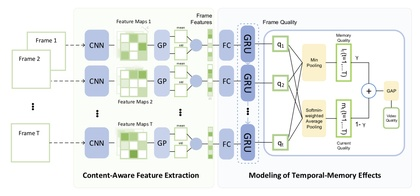
%> input picture src/llve/metrics/VSFA/Framework.jpg, 420 x 196 px, shrunk from 1920 x 896 before the run
$ octave --eval "result = CCF(imread('../VSFA/Framework.jpg'));"   (GNU Octave 9; MATLAB toolbox functions it lacks are replaced by stand-ins)
%> lines starting %> are read from the running program, lines starting %| are printed output that depends on the picture
%> in CCF, `beta = 0.5*(RR+GG)-BB;`:
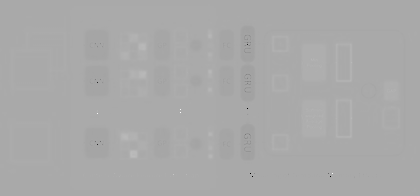
%> beta: size 196x420 double; min -6.66, max 3.34, mean -4.85e-15; drawn with min black and max white
%> in CCF, `mu_alpha=mean(mean(alpha));`: mu_alpha = -9.24e-15
%> in CCF, `mu_beta=mean(mean(beta));`: mu_beta = -4.85e-15
%> in CCF, `var_alpha=var(var(alpha));`: var_alpha = 0.00256
%> in CCF, `var_beta=var(var(beta));`: var_beta = 0.00121
%> in CCF, `CCF_colorfulness=1000*((sqrt(var_alpha+var_beta)+0.3*sqrt(mu_alpha*mu_..`: CCF_colorfulness = 0.717
### src/llve/metrics/PCQI/CCFcontrast.m
function [metric] = CCFcontrast(A)
T = 0.002;
A = double(A);
[m,n] = size(A);
%> m = 196; n = 420
rb = 64;
rc = 64;
count = 1;


for i=1:floor(m/rb)

    for j=1:floor(n/rc)

        row = rb*(i-1)+1:rb*i;
        col = rc*(j-1)+1:rc*j;
        A_temp = A(row,col);
        % check if block to be processed

        decision = get_edgeblocks_mod(A_temp,T);

        if (decision==1)
           contrast_JNB(count) = blkproc(A_temp,[rb rc],@get_contrast_block);
           count = count + 1;
        end

    end
end
%> after the loop, contrast_JNB = 18 values, max 41.45 at index 16, min 13.63 at index 7, mean 30.42; count = 19

blockrow = floor(m/rb);
%> blockrow = 3
blockcol = floor(n/rc);
%> blockcol = 6
L = blockrow*blockcol;
%> L = 18
metric = (sum(contrast_JNB))/L;
%> metric = 30.42

%
% [10 lines left out: function get_edgeblocks_mod, not called in this run]

%
% [4 lines left out: function get_contrast_block, not called in this run]

### src/llve/metrics/PCQI/FADE.m
function [D, D_map] = FADE(I)
    % Input: a test image, I
    % Output: perceptual fog density D and fog density map D_map
    % Detail explanation:
    % L. K. Choi, J. You, and A. C. Bovik, "Referenceless Prediction of Perceptual Fog Density and Perceptual Image Defogging",
    % IEEE Transactions on Image Processing, to appear (2015).

    %% Basic setup
            ps                      = 8;                                            % patch size 8 x 8 pixels
        % Size of a test image for checking possilbe distinct patches
            [row, col, dim]           = size(I);
%> row = 196; col = 420; dim = 3
            patch_row_num           = floor(row/ps);
%> patch_row_num = 24
            patch_col_num           = floor(col/ps);
%> patch_col_num = 52
            I                       = I(1:patch_row_num*ps,1:patch_col_num*ps,1:3);
            [row, col, dim]           = size(I);
%> row = 192; col = 416
            patch_row_num           = floor(row/ps);
            patch_col_num           = floor(col/ps);
            I                       = I(1:patch_row_num*ps,1:patch_col_num*ps,1:3);
        % RGB and gray channel
            R                       = double(I(:,:,1));                             % Red
%> R: size 192x416 double
            G                       = double(I(:,:,2));                             % Green
%> G: size 192x416 double
            B                       = double(I(:,:,3));                             % Blue
%> B: size 192x416 double
            Ig                      = double(rgb2gray(I));                          % Gray
        % Dark channel prior image: Id, pixel-wise, scaled to [0 1]
            Irn                     = R./255;
            Ign                     = G./255;
            Ibn                     = B./255;
            Id                      = min(min(Irn,Ign),Ibn);
        % HSV color space: saturation image: Is
            I_hsv                   = rgb2hsv(I);
%> I_hsv: size 192x416x3 double; mean H, S, V 0.305, 0.0434, 0.955
            Is                      = I_hsv(:,:,2);
        % MSCN
            MSCN_window             = fspecial('gaussian',7,7/6);
            MSCN_window             = MSCN_window/sum(sum(MSCN_window));
            warning('off');
            mu                      = imfilter(Ig,MSCN_window,'replicate');
            mu_sq                   = mu.*mu;
            sigma                   = sqrt(abs(imfilter(Ig.*Ig,MSCN_window,'replicate') - mu_sq));
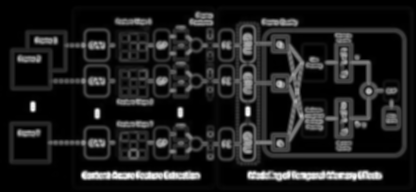
%> sigma: size 192x416 double; min 4.67e-06, max 97.77, mean 11.6; drawn with min black and max white
            MSCN                    = (Ig-mu)./(sigma+1);
            cv                      = sigma./mu;
        % rg and by channel
            rg                      = R-G;
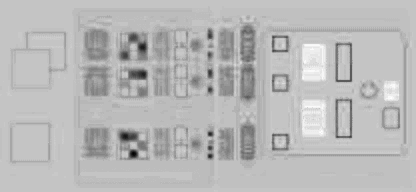
%> rg: size 192x416 double; min -47, max 14, mean -2.69; drawn with min black and max white
            by                      = 0.5*(R+G)-B;
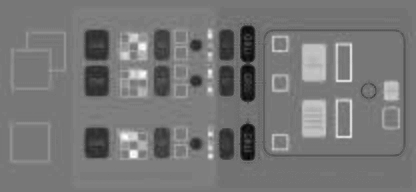
%> by: size 192x416 double; min -67.5, max 77, mean -0.1; drawn with min black and max white

    %% Fog aware statistical feature extraction
        % f1
            MSCN_var                = reshape(var(im2col(MSCN, [ps ps], 'distinct'), "omitnan"),[row col]/ps);
        % f2,f3
            MSCN_V_pair_col         = im2col((MSCN.*circshift(MSCN,[1 0])),[ps ps], 'distinct'); %vertical
            MSCN_V_pair_col_temp1   = MSCN_V_pair_col; MSCN_V_pair_col_temp1(MSCN_V_pair_col_temp1>0)=NaN;
%> after `MSCN_V_pair_col_temp1(MSCN_V_pair_col_temp1>0)=NaN`:
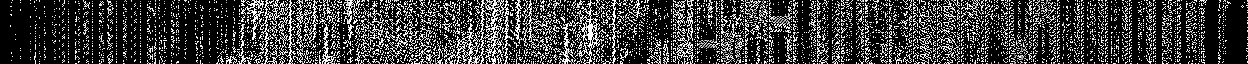
%> MSCN_V_pair_col_temp1: size 64x1248 double; 74.37% of the values are NaN or infinite; the others: min -2.25, max 0, mean -0.182; drawn with min black, max white, NaN and infinite black
            MSCN_V_pair_col_temp2   = MSCN_V_pair_col; MSCN_V_pair_col_temp2(MSCN_V_pair_col_temp2<0)=NaN;
%> after `MSCN_V_pair_col_temp2(MSCN_V_pair_col_temp2<0)=NaN`:
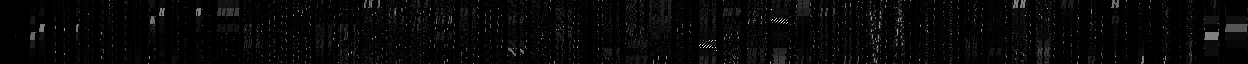
%> MSCN_V_pair_col_temp2: size 64x1248 double; 23.38% of the values are NaN or infinite; the others: min 0, max 3.32, mean 0.135; drawn with min black, max white, NaN and infinite black
            MSCN_V_pair_L_var       = reshape(var(MSCN_V_pair_col_temp1, "omitnan"),[row col]/ps);
            MSCN_V_pair_R_var       = reshape(var(MSCN_V_pair_col_temp2, "omitnan"),[row col]/ps);
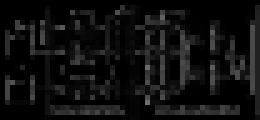
%> MSCN_V_pair_R_var: size 24x52 double (shown 5 times larger); min 1.31e-85, max 0.423, mean 0.0611
        % f4
            Mean_sigma              = reshape(mean(im2col(sigma, [ps ps], 'distinct')),[row col]/ps);
        % f5
            Mean_cv                 = reshape(mean(im2col(cv, [ps ps], 'distinct')),[row col]/ps);
        % f6, f7, f8
            [CE_gray CE_by CE_rg]   = CE(I);
            Mean_CE_gray            = reshape(mean(im2col(CE_gray, [ps ps], 'distinct')),[row col]/ps);
            Mean_CE_by              = reshape(mean(im2col(CE_by, [ps ps], 'distinct')),[row col]/ps);
            Mean_CE_rg              = reshape(mean(im2col(CE_rg, [ps ps], 'distinct')),[row col]/ps);
        % f9
            IE_temp                 = num2cell(im2col(uint8(Ig), [ps ps], 'distinct'),1);
            IE                      = reshape(cellfun(@entropy,IE_temp),[row col]/ps);
        % f10
            Mean_Id                 = reshape(mean(im2col(Id, [ps ps], 'distinct')),[row col]/ps);
        % f11
            Mean_Is                 = reshape(mean(im2col(Is, [ps ps], 'distinct')),[row col]/ps);
        % f12
            CF                      = reshape(sqrt(std(im2col(rg, [ps ps], 'distinct')).^2 + std(im2col(by, [ps ps], 'distinct')).^2) + 0.3* sqrt(mean(im2col(rg, [ps ps], 'distinct')).^2 + mean(im2col(by, [ps ps], 'distinct')).^2),[row col]/ps);
        feat                        = [MSCN_var(:) MSCN_V_pair_R_var(:) MSCN_V_pair_L_var(:) Mean_sigma(:) Mean_cv(:) Mean_CE_gray(:) Mean_CE_by(:) Mean_CE_rg(:) IE(:) Mean_Id(:) Mean_Is(:) CF(:)];
        feat                        = log(1 + feat);

    %% MVG model distance
        %Df (foggy level distance) for each patch
        % load natural fogfree image features (mu, cov)
            load('natural_fogfree_image_features_ps8.mat');
        % test param for each patch
            mu_fog_param_patch      = feat;
            cov_fog_param_patch     = var(feat', "omitnan")';
        % Distance calculation - includes intermediate steps
            feature_size            = size(feat,2);
            mu_matrix               = repmat(mu_fogfreeparam, [size(feat,1),1]) - mu_fog_param_patch;
            cov_temp1               = [];
            cov_temp1(cumsum(feature_size.*ones(1,length(cov_fog_param_patch))))=1;
            cov_temp2               = cov_fog_param_patch(cumsum(cov_temp1)-cov_temp1+1,:);
            cov_temp3               = repmat(cov_temp2, [1,feature_size]);
            cov_temp4               = repmat(cov_fogfreeparam,[length(cov_fog_param_patch),1]);
            cov_matrix              = (cov_temp3 + cov_temp4)/2;
        % cell computation
            mu_cell                 = num2cell(mu_matrix,2);
            cov_cell                = mat2cell(cov_matrix, feature_size*ones(1, size(mu_matrix,1)),feature_size);
            mu_transpose_cell       = num2cell(mu_matrix',1);
        % foggy level computation
            distance_patch          = sqrt(cell2mat(cellfun(@mtimes,cellfun(@mrdivide,mu_cell,cov_cell, 'UniformOutput',0),mu_transpose_cell', 'UniformOutput',0)));
            Df                      = mean(distance_patch, 'omitnan');   % Mean_distance_patch
            Df_map                  = reshape(distance_patch,[row,col]/ps);
            clear mu_matrix cov_matrix mu_cell cov_cell mu_transpose_cell distance_patch

        %Dff
        % load natural foggy image features (mu, cov)
            load('natural_foggy_image_features_ps8.mat');
        % calculation of distance - includes intermediate steps
            mu_matrix               = repmat(mu_foggyparam,  [size(feat,1),1]) - mu_fog_param_patch;
            cov_temp5               = repmat(cov_foggyparam,[length(cov_fog_param_patch),1]);
            cov_matrix              = (cov_temp3 + cov_temp5)/2;
        % cell computation
            mu_cell                 = num2cell(mu_matrix,2);
            cov_cell                = mat2cell(cov_matrix, feature_size*ones(1, size(mu_matrix,1)),feature_size);
            mu_transpose_cell       = num2cell(mu_matrix',1);
        % fog-free level computation
            distance_patch          = sqrt(cell2mat(cellfun(@mtimes,cellfun(@mrdivide,mu_cell,cov_cell, 'UniformOutput',0),mu_transpose_cell', 'UniformOutput',0)));
            Dff                     = mean(distance_patch, 'omitnan');   % Mean_distance_patch
            Dff_map                 = reshape(distance_patch,[row,col]/ps);
            clear mu_matrix cov_matrix mu_cell cov_cell mu_transpose_cell
    %% Perceptual fog density and density map
        D                           = Df/(Dff+1);
        D_map                       = Df_map./(Dff_map+1);
end

### src/llve/metrics/PCQI/CE.m
function [CE_gray, CE_by, CE_rg] = CE(I)

% Input
    % I: input image
% Output
    % Perceived Contrast Energy for gray, blue-yellow, red-green color channels

% parameters
    % In this code, I followed Groen's experiment [28]: fixed sigma, weight, t1, t2,and t3
    % sigma: 0.16 degree =~ 3.25pixel, filter windows =~ 20 x 20 = (-3.25*3:1:3.25*3)
    % semisaturation: 0.1
    % t1, t2, t3 follows the EmpiricalNoiseThreshold used in [28]


    % Basic parameters
    sigma               = 3.25;
    semisaturation      = 0.1;
    t1                  = 9.225496406318721e-004 *255; %0.2353; %
    t2                  = 8.969246659629488e-004 *255; %0.2287; %
    t3                  = 2.069284034165411e-004 *255; %0.0528; %
    border_s            = 20;

    % Gaussian & LoG & Retification, Normalization(?)
    break_off_sigma     = 3;
    filtersize          = break_off_sigma*sigma;
    x                   = -filtersize:1:filtersize;
    Gauss               = 1/(sqrt(2 * pi) * sigma)* exp((x.^2)/(-2 * sigma * sigma) );
    Gauss               = Gauss./(sum(Gauss));
    Gx                  = (x.^2/sigma^4-1/sigma^2).*Gauss;  %LoG
    Gx                  = Gx-sum(Gx)/size(x,2);
    Gx                  = Gx/sum(0.5*x.*x.*Gx);

    % Color conversion
    I                 = double(I);
%> I: size 192x416x3 double
    R                   = I(:,:,1);
    G                   = I(:,:,2);
    B                   = I(:,:,3);
    gray                = 0.299*R + 0.587*G + 0.114*B;
    by                  = 0.5*R + 0.5*G - B  ;
    rg                  = R - G;
    [row col dim]       = size(I);
%> row = 192; col = 416; dim = 3
    CE_gray             = double(zeros(row, col));
    CE_by               = double(zeros(row, col));
    CE_rg               = double(zeros(row, col));

    % CE_Gray
%> the run ends on the next line
    gray_temp1          = border_in(gray,border_s);
    Cx_gray             = conv2(gray_temp1, Gx, 'same');
    Cy_gray             = conv2(gray_temp1, Gx','same');
    C_gray_temp2        = sqrt(Cx_gray.^2+Cy_gray.^2);
    C_gray              = border_out(C_gray_temp2,border_s);
    R_gray              = (C_gray.*max(C_gray(:)))./(C_gray+(max(C_gray(:))*semisaturation));
    R_gray_temp1        = R_gray - t1;
    index1              = find(R_gray_temp1 > 0.0000001);
    CE_gray(index1)     = R_gray_temp1(index1);

    % CE_by
    by_temp1            = border_in(by,border_s);
    Cx_by               = conv2(by_temp1, Gx, 'same');
    Cy_by               = conv2(by_temp1, Gx','same');
    C_by_temp2          = sqrt(Cx_by.^2+Cy_by.^2);
    C_by                = border_out(C_by_temp2,border_s);
    R_by                = (C_by.*max(C_by(:)))./(C_by+(max(C_by(:))*semisaturation));
    R_by_temp1          = R_by - t2;
    index2              = find(R_by_temp1 > 0.0000001);
    CE_by(index2)       = R_by_temp1(index2);

    % CE_rg
    rg_temp1            = border_in(rg,border_s);
    Cx_rg               = conv2(rg_temp1, Gx, 'same');
    Cy_rg               = conv2(rg_temp1, Gx','same');
    C_rg_temp2          = sqrt(Cx_rg.^2+Cy_rg.^2);
    C_rg                = border_out(C_rg_temp2,border_s);
    R_rg                = (C_rg.*max(C_rg(:)))./(C_rg+(max(C_rg(:))*semisaturation));
    R_rg_temp1          = R_rg - t3;
    index3              = find(R_rg_temp1 > 0.0000001);
    CE_rg(index3)       = R_rg_temp1(index3);

### src/llve/metrics/PCQI/CCF.m
function [quality] = CCF(im)

%-------------CCF_colorfulness -----------------
    imColor = double(im)/255;

    R = imColor(:,:,1);
    G = imColor(:,:,2);
    B = imColor(:,:,3);

    RR = log(R+0.00001) - mean2(log(R+0.00001));
    GG = log(G+0.00001) - mean2(log(G+0.00001));
    BB = log(B+0.00001) - mean2(log(B+0.00001));

    alpha = RR-GG;
    beta = 0.5*(RR+GG)-BB;

    mu_alpha=mean(mean(alpha));
    mu_beta=mean(mean(beta));
    var_alpha=var(var(alpha));
    var_beta=var(var(beta));

    CCF_colorfulness=1000*((sqrt(var_alpha+var_beta)+0.3*sqrt(mu_alpha*mu_alpha+mu_beta*mu_beta))/85.59);

%-------------CCF_contrast----------------------

    im1=rgb2gray(im);
    CCF_contrast = CCFcontrast(im1);

%-------------CCF_FADE--------------------------

    CCF_FADE = FADE(im);

%------------ normalization ------------------

    CCF_colorfulness=mapminmax(CCF_colorfulness,1,10);
    CCF_contrast=mapminmax(CCF_contrast,1,10);
    CCF_FADE=10-mapminmax(CCF_FADE,1,10);

% ------------calculate image quality with coefficients---------------------

    c=[0.17593 0.61759 0.33988 ];
    quality = c(1)*(CCF_colorfulness) + c(2)*(CCF_contrast) + c(3)*(CCF_FADE);

end
